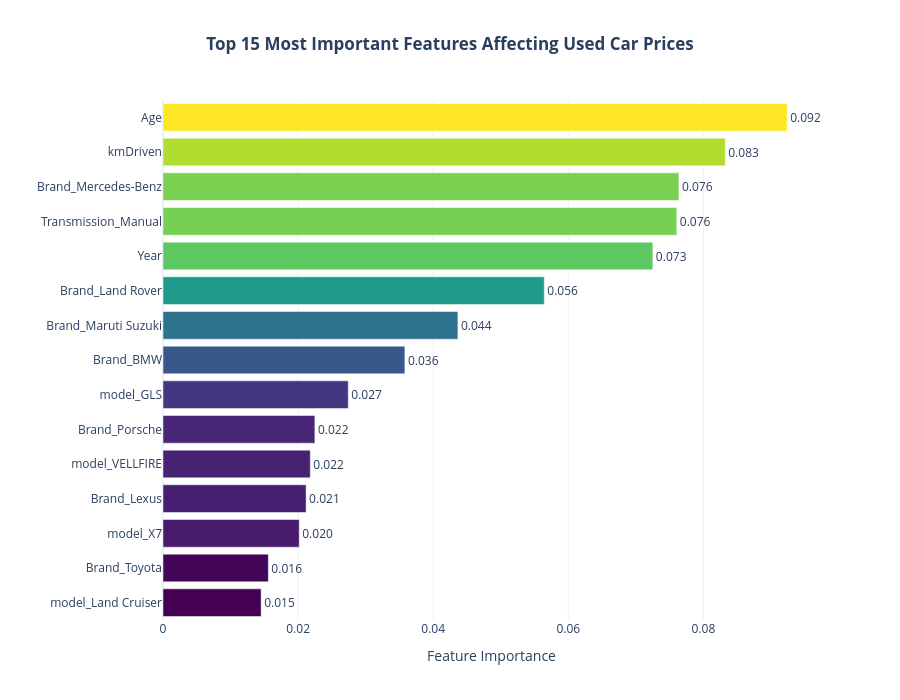

The code cell stored with this chart in its notebook:
### Markdown cell above
## Feature Importance Analysis

One of the major advantages of Random Forest is that it not only produces accurate predictions but also identifies which features contribute most to those predictions.

Feature importance helps explain which vehicle characteristics have the greatest influence on asking price, making the model more interpretable and providing valuable business insights for buyers, sellers, and dealerships.

### Code cell
import plotly.express as px

top15 = feature_importance.head(15)

fig = px.bar(
    top15.sort_values("Importance"),
    x="Importance",
    y="Feature",
    orientation="h",
    color="Importance",
    color_continuous_scale="Viridis",
    text="Importance",
    title="<b>Top 15 Most Important Features Affecting Used Car Prices</b>"
)

fig.update_traces(
    texttemplate="%{text:.3f}",
    textposition="outside"
)

fig.update_layout(
    title_x=0.5,
    height=700,
    template="plotly_white",
    coloraxis_showscale=False,
    xaxis_title="Feature Importance",
    yaxis_title=""
)

fig.show()

### Figure 1 — Plotly figure (JSON) as saved in the notebook; plotly's stock layout.template omitted (floating-point values rounded to 4 significant figures)
{"data": [{"hovertemplate": "Importance=%{marker.color}<br>Feature=%{y}<extra></extra>", "legendgroup": "", "marker": {"color": [0.01453, 0.0156, 0.02017, 0.02119, 0.02181, 0.02249, 0.02743, 0.03581, 0.04366, 0.05645, 0.07252, 0.07607, 0.07638, 0.08323, 0.0924], "coloraxis": "coloraxis", "pattern": {"shape": ""}}, "name": "", "orientation": "h", "showlegend": false, "text": [0.01453, 0.0156, 0.02017, 0.02119, 0.02181, 0.02249, 0.02743, 0.03581, 0.04366, 0.05645, 0.07252, 0.07607, 0.07638, 0.08323, 0.0924], "textposition": "outside", "texttemplate": "%{text:.3f}", "type": "bar", "x": [0.01453, 0.0156, 0.02017, 0.02119, 0.02181, 0.02249, 0.02743, 0.03581, 0.04366, 0.05645, 0.07252, 0.07607, 0.07638, 0.08323, 0.0924], "xaxis": "x", "y": ["model_Land Cruiser", "Brand_Toyota", "model_X7", "Brand_Lexus", "model_VELLFIRE", "Brand_Porsche", "model_GLS", "Brand_BMW", "Brand_Maruti Suzuki", "Brand_Land Rover", "Year", "Transmission_Manual", "Brand_Mercedes-Benz", "kmDriven", "Age"], "yaxis": "y"}], "layout": {"barmode": "relative", "coloraxis": {"autocolorscale": false, "colorbar": {"title": {"text": "Importance"}}, "colorscale": [[0, "#440154"], [0.1111, "#482878"], [0.2222, "#3e4989"], [0.3333, "#31688e"], [0.4444, "#26828e"], [0.5556, "#1f9e89"], [0.6667, "#35b779"], [0.7778, "#6ece58"], [0.8889, "#b5de2b"], [1, "#fde725"]], "showscale": false}, "height": 700, "legend": {"tracegroupgap": 0}, "title": {"text": "<b>Top 15 Most Important Features Affecting Used Car Prices</b>", "x": 0.5}, "xaxis": {"anchor": "y", "domain": [0, 1], "title": {"text": "Feature Importance"}}, "yaxis": {"anchor": "x", "domain": [0, 1], "title": {"text": ""}}}}
